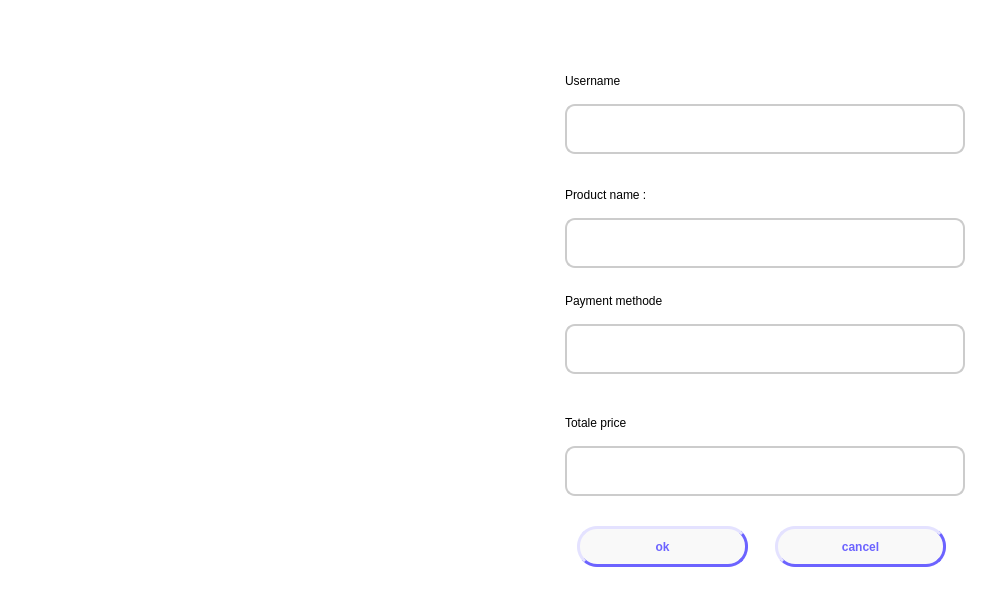
<?xml version="1.0" encoding="UTF-8"?>
<ui version="4.0">
 <class>transaction_window</class>
 <widget class="QMainWindow" name="transaction_window">
  <property name="geometry">
   <rect>
    <x>0</x>
    <y>0</y>
    <width>997</width>
    <height>615</height>
   </rect>
  </property>
  <property name="windowTitle">
   <string>MainWindow</string>
  </property>
  <property name="styleSheet">
   <string notr="true">background-color:white;</string>
  </property>
  <widget class="QWidget" name="centralwidget">
   <layout class="QGridLayout" name="gridLayout_2">
    <item row="0" column="0">
     <layout class="QHBoxLayout" name="horizontalLayout_3">
      <item>
       <widget class="QLabel" name="label">
        <property name="minimumSize">
         <size>
          <width>541</width>
          <height>451</height>
         </size>
        </property>
        <property name="maximumSize">
         <size>
          <width>541</width>
          <height>451</height>
         </size>
        </property>
        <property name="text">
         <string/>
        </property>
        <property name="pixmap">
         <pixmap resource="../qrc/qrc_main.qrc">:/transaction/undraw_Happy_announcement_re_tsm0.png</pixmap>
        </property>
        <property name="scaledContents">
         <bool>true</bool>
        </property>
       </widget>
      </item>
      <item>
       <layout class="QVBoxLayout" name="verticalLayout_2">
        <item>
         <layout class="QGridLayout" name="gridLayout">
          <item row="0" column="0">
           <layout class="QVBoxLayout" name="verticalLayout">
            <item>
             <widget class="QWidget" name="verticalWidget_4" native="true">
              <property name="minimumSize">
               <size>
                <width>411</width>
                <height>108</height>
               </size>
              </property>
              <property name="maximumSize">
               <size>
                <width>411</width>
                <height>108</height>
               </size>
              </property>
              <layout class="QVBoxLayout" name="verticalLayout_4">
               <item>
                <widget class="QLabel" name="label_7">
                 <property name="minimumSize">
                  <size>
                   <width>161</width>
                   <height>50</height>
                  </size>
                 </property>
                 <property name="maximumSize">
                  <size>
                   <width>161</width>
                   <height>50</height>
                  </size>
                 </property>
                 <property name="styleSheet">
                  <string notr="true">
	font: 12pt &quot;Eras Medium ITC&quot;;</string>
                 </property>
                 <property name="text">
                  <string>Username</string>
                 </property>
                </widget>
               </item>
               <item>
                <widget class="QTextBrowser" name="username">
                 <property name="minimumSize">
                  <size>
                   <width>400</width>
                   <height>50</height>
                  </size>
                 </property>
                 <property name="maximumSize">
                  <size>
                   <width>400</width>
                   <height>50</height>
                  </size>
                 </property>
                 <property name="autoFillBackground">
                  <bool>false</bool>
                 </property>
                 <property name="styleSheet">
                  <string notr="true">
	padding-left:10px;
	background-color:white;
	font: 12pt &quot;Eras Medium ITC&quot;;
	color:2f2e41;
	border-style: solid;
	border-width: 2px;
	border-radius: 10px;
	border-color:#cccccc;


    border-style:solid;
</string>
                 </property>
                 <property name="inputMethodHints">
                  <set>Qt::ImhNone</set>
                 </property>
                 <property name="lineWidth">
                  <number>1</number>
                 </property>
                 <property name="autoFormatting">
                  <set>QTextEdit::AutoBulletList</set>
                 </property>
                 <property name="tabChangesFocus">
                  <bool>false</bool>
                 </property>
                 <property name="lineWrapMode">
                  <enum>QTextEdit::WidgetWidth</enum>
                 </property>
                 <property name="lineWrapColumnOrWidth">
                  <number>0</number>
                 </property>
                 <property name="markdown">
                  <string/>
                 </property>
                 <property name="html">
                  <string>&lt;!DOCTYPE HTML PUBLIC &quot;-//W3C//DTD HTML 4.0//EN&quot; &quot;http://www.w3.org/TR/REC-html40/strict.dtd&quot;&gt;
&lt;html&gt;&lt;head&gt;&lt;meta name=&quot;qrichtext&quot; content=&quot;1&quot; /&gt;&lt;style type=&quot;text/css&quot;&gt;
p, li { white-space: pre-wrap; }
&lt;/style&gt;&lt;/head&gt;&lt;body style=&quot; font-family:'Eras Medium ITC'; font-size:12pt; font-weight:400; font-style:normal;&quot;&gt;
&lt;p style=&quot;-qt-paragraph-type:empty; margin-top:8px; margin-bottom:8px; margin-left:0px; margin-right:0px; -qt-block-indent:0; text-indent:0px;&quot;&gt;&lt;br /&gt;&lt;/p&gt;&lt;/body&gt;&lt;/html&gt;</string>
                 </property>
                </widget>
               </item>
              </layout>
             </widget>
            </item>
            <item>
             <widget class="QWidget" name="verticalWidget_5" native="true">
              <property name="minimumSize">
               <size>
                <width>411</width>
                <height>108</height>
               </size>
              </property>
              <property name="maximumSize">
               <size>
                <width>411</width>
                <height>108</height>
               </size>
              </property>
              <layout class="QVBoxLayout" name="verticalLayout_5">
               <item>
                <widget class="QLabel" name="label_8">
                 <property name="minimumSize">
                  <size>
                   <width>161</width>
                   <height>50</height>
                  </size>
                 </property>
                 <property name="maximumSize">
                  <size>
                   <width>161</width>
                   <height>50</height>
                  </size>
                 </property>
                 <property name="styleSheet">
                  <string notr="true">
	font: 12pt &quot;Eras Medium ITC&quot;;</string>
                 </property>
                 <property name="text">
                  <string>Product name :</string>
                 </property>
                </widget>
               </item>
               <item>
                <widget class="QTextBrowser" name="Product_name">
                 <property name="minimumSize">
                  <size>
                   <width>400</width>
                   <height>50</height>
                  </size>
                 </property>
                 <property name="maximumSize">
                  <size>
                   <width>400</width>
                   <height>50</height>
                  </size>
                 </property>
                 <property name="autoFillBackground">
                  <bool>false</bool>
                 </property>
                 <property name="styleSheet">
                  <string notr="true">
	padding-left:10px;
	background-color:white;
	font: 12pt &quot;Eras Medium ITC&quot;;
	color:2f2e41;
	border-style: solid;
	border-width: 2px;
	border-radius: 10px;
	border-color:#cccccc;


    border-style:solid;
</string>
                 </property>
                 <property name="inputMethodHints">
                  <set>Qt::ImhNone</set>
                 </property>
                 <property name="lineWidth">
                  <number>1</number>
                 </property>
                 <property name="autoFormatting">
                  <set>QTextEdit::AutoBulletList</set>
                 </property>
                 <property name="tabChangesFocus">
                  <bool>false</bool>
                 </property>
                 <property name="lineWrapMode">
                  <enum>QTextEdit::WidgetWidth</enum>
                 </property>
                 <property name="lineWrapColumnOrWidth">
                  <number>0</number>
                 </property>
                 <property name="markdown">
                  <string/>
                 </property>
                 <property name="html">
                  <string>&lt;!DOCTYPE HTML PUBLIC &quot;-//W3C//DTD HTML 4.0//EN&quot; &quot;http://www.w3.org/TR/REC-html40/strict.dtd&quot;&gt;
&lt;html&gt;&lt;head&gt;&lt;meta name=&quot;qrichtext&quot; content=&quot;1&quot; /&gt;&lt;style type=&quot;text/css&quot;&gt;
p, li { white-space: pre-wrap; }
&lt;/style&gt;&lt;/head&gt;&lt;body style=&quot; font-family:'Eras Medium ITC'; font-size:12pt; font-weight:400; font-style:normal;&quot;&gt;
&lt;p style=&quot;-qt-paragraph-type:empty; margin-top:8px; margin-bottom:8px; margin-left:0px; margin-right:0px; -qt-block-indent:0; text-indent:0px;&quot;&gt;&lt;br /&gt;&lt;/p&gt;&lt;/body&gt;&lt;/html&gt;</string>
                 </property>
                </widget>
               </item>
              </layout>
             </widget>
            </item>
            <item>
             <widget class="QWidget" name="verticalWidget_7" native="true">
              <property name="minimumSize">
               <size>
                <width>411</width>
                <height>108</height>
               </size>
              </property>
              <property name="maximumSize">
               <size>
                <width>411</width>
                <height>108</height>
               </size>
              </property>
              <layout class="QVBoxLayout" name="verticalLayout_7">
               <item>
                <widget class="QLabel" name="label_10">
                 <property name="minimumSize">
                  <size>
                   <width>393</width>
                   <height>34</height>
                  </size>
                 </property>
                 <property name="maximumSize">
                  <size>
                   <width>393</width>
                   <height>34</height>
                  </size>
                 </property>
                 <property name="styleSheet">
                  <string notr="true">
	font: 12pt &quot;Eras Medium ITC&quot;;</string>
                 </property>
                 <property name="text">
                  <string>Payment methode</string>
                 </property>
                </widget>
               </item>
               <item>
                <widget class="QTextBrowser" name="payment_methode">
                 <property name="minimumSize">
                  <size>
                   <width>400</width>
                   <height>50</height>
                  </size>
                 </property>
                 <property name="maximumSize">
                  <size>
                   <width>400</width>
                   <height>50</height>
                  </size>
                 </property>
                 <property name="autoFillBackground">
                  <bool>false</bool>
                 </property>
                 <property name="styleSheet">
                  <string notr="true">
	padding-left:10px;
	background-color:white;
	font: 12pt &quot;Eras Medium ITC&quot;;
	color:2f2e41;
	border-style: solid;
	border-width: 2px;
	border-radius: 10px;
	border-color:#cccccc;


    border-style:solid;
</string>
                 </property>
                 <property name="inputMethodHints">
                  <set>Qt::ImhNone</set>
                 </property>
                 <property name="lineWidth">
                  <number>1</number>
                 </property>
                 <property name="autoFormatting">
                  <set>QTextEdit::AutoBulletList</set>
                 </property>
                 <property name="tabChangesFocus">
                  <bool>false</bool>
                 </property>
                 <property name="lineWrapMode">
                  <enum>QTextEdit::WidgetWidth</enum>
                 </property>
                 <property name="lineWrapColumnOrWidth">
                  <number>0</number>
                 </property>
                 <property name="markdown">
                  <string/>
                 </property>
                 <property name="html">
                  <string>&lt;!DOCTYPE HTML PUBLIC &quot;-//W3C//DTD HTML 4.0//EN&quot; &quot;http://www.w3.org/TR/REC-html40/strict.dtd&quot;&gt;
&lt;html&gt;&lt;head&gt;&lt;meta name=&quot;qrichtext&quot; content=&quot;1&quot; /&gt;&lt;style type=&quot;text/css&quot;&gt;
p, li { white-space: pre-wrap; }
&lt;/style&gt;&lt;/head&gt;&lt;body style=&quot; font-family:'Eras Medium ITC'; font-size:12pt; font-weight:400; font-style:normal;&quot;&gt;
&lt;p style=&quot;-qt-paragraph-type:empty; margin-top:8px; margin-bottom:8px; margin-left:0px; margin-right:0px; -qt-block-indent:0; text-indent:0px;&quot;&gt;&lt;br /&gt;&lt;/p&gt;&lt;/body&gt;&lt;/html&gt;</string>
                 </property>
                </widget>
               </item>
              </layout>
             </widget>
            </item>
            <item>
             <widget class="QWidget" name="verticalWidget_6" native="true">
              <property name="minimumSize">
               <size>
                <width>411</width>
                <height>108</height>
               </size>
              </property>
              <property name="maximumSize">
               <size>
                <width>411</width>
                <height>108</height>
               </size>
              </property>
              <layout class="QVBoxLayout" name="verticalLayout_6">
               <item>
                <widget class="QLabel" name="label_9">
                 <property name="minimumSize">
                  <size>
                   <width>161</width>
                   <height>50</height>
                  </size>
                 </property>
                 <property name="maximumSize">
                  <size>
                   <width>161</width>
                   <height>50</height>
                  </size>
                 </property>
                 <property name="styleSheet">
                  <string notr="true">
	font: 12pt &quot;Eras Medium ITC&quot;;</string>
                 </property>
                 <property name="text">
                  <string>Totale price</string>
                 </property>
                </widget>
               </item>
               <item>
                <widget class="QTextBrowser" name="total_price">
                 <property name="minimumSize">
                  <size>
                   <width>400</width>
                   <height>50</height>
                  </size>
                 </property>
                 <property name="maximumSize">
                  <size>
                   <width>400</width>
                   <height>50</height>
                  </size>
                 </property>
                 <property name="autoFillBackground">
                  <bool>false</bool>
                 </property>
                 <property name="styleSheet">
                  <string notr="true">
	padding-left:10px;
	background-color:white;
	font: 12pt &quot;Eras Medium ITC&quot;;
	color:2f2e41;
	border-style: solid;
	border-width: 2px;
	border-radius: 10px;
	border-color:#cccccc;


    border-style:solid;
</string>
                 </property>
                 <property name="inputMethodHints">
                  <set>Qt::ImhNone</set>
                 </property>
                 <property name="lineWidth">
                  <number>1</number>
                 </property>
                 <property name="autoFormatting">
                  <set>QTextEdit::AutoBulletList</set>
                 </property>
                 <property name="tabChangesFocus">
                  <bool>false</bool>
                 </property>
                 <property name="lineWrapMode">
                  <enum>QTextEdit::WidgetWidth</enum>
                 </property>
                 <property name="lineWrapColumnOrWidth">
                  <number>0</number>
                 </property>
                 <property name="markdown">
                  <string/>
                 </property>
                 <property name="html">
                  <string>&lt;!DOCTYPE HTML PUBLIC &quot;-//W3C//DTD HTML 4.0//EN&quot; &quot;http://www.w3.org/TR/REC-html40/strict.dtd&quot;&gt;
&lt;html&gt;&lt;head&gt;&lt;meta name=&quot;qrichtext&quot; content=&quot;1&quot; /&gt;&lt;style type=&quot;text/css&quot;&gt;
p, li { white-space: pre-wrap; }
&lt;/style&gt;&lt;/head&gt;&lt;body style=&quot; font-family:'Eras Medium ITC'; font-size:12pt; font-weight:400; font-style:normal;&quot;&gt;
&lt;p style=&quot;-qt-paragraph-type:empty; margin-top:8px; margin-bottom:8px; margin-left:0px; margin-right:0px; -qt-block-indent:0; text-indent:0px;&quot;&gt;&lt;br /&gt;&lt;/p&gt;&lt;/body&gt;&lt;/html&gt;</string>
                 </property>
                </widget>
               </item>
              </layout>
             </widget>
            </item>
           </layout>
          </item>
          <item row="2" column="0">
           <layout class="QHBoxLayout" name="horizontalLayout">
            <item>
             <widget class="QPushButton" name="ok">
              <property name="minimumSize">
               <size>
                <width>171</width>
                <height>41</height>
               </size>
              </property>
              <property name="maximumSize">
               <size>
                <width>171</width>
                <height>41</height>
               </size>
              </property>
              <property name="styleSheet">
               <string notr="true">QPushButton {
	background-color:#f9f9f9;
	font: 10pt &quot;Eras Medium ITC&quot;;
	color:#6c63ff;
	border-style: outset;
	border-width: 3px;
	border-radius: 20px;
	font-weight:bold;
	border-color:#6c63ff;

	}

QPushButton:hover {
	background-color:#6c63ff;
	color:#f9f9f9;
	border-color:#6c63ff;
    border-style:solide;
	font-weight:bold;
}</string>
              </property>
              <property name="text">
               <string>ok</string>
              </property>
             </widget>
            </item>
            <item>
             <widget class="QPushButton" name="cancel">
              <property name="minimumSize">
               <size>
                <width>171</width>
                <height>41</height>
               </size>
              </property>
              <property name="maximumSize">
               <size>
                <width>171</width>
                <height>41</height>
               </size>
              </property>
              <property name="styleSheet">
               <string notr="true">QPushButton {
	background-color:#f9f9f9;
	font: 10pt &quot;Eras Medium ITC&quot;;
	color:#6c63ff;
	border-style: outset;
	border-width: 3px;
	border-radius: 20px;
	font-weight:bold;
	border-color:#6c63ff;

	}

QPushButton:hover {
	background-color:#6c63ff;
	color:#f9f9f9;
	border-color:#6c63ff;
    border-style:solide;
	font-weight:bold;
}</string>
              </property>
              <property name="text">
               <string>cancel</string>
              </property>
             </widget>
            </item>
           </layout>
          </item>
          <item row="1" column="0">
           <spacer name="verticalSpacer_2">
            <property name="orientation">
             <enum>Qt::Vertical</enum>
            </property>
            <property name="sizeType">
             <enum>QSizePolicy::Fixed</enum>
            </property>
            <property name="sizeHint" stdset="0">
             <size>
              <width>20</width>
              <height>23</height>
             </size>
            </property>
           </spacer>
          </item>
         </layout>
        </item>
       </layout>
      </item>
     </layout>
    </item>
    <item row="0" column="1">
     <spacer name="horizontalSpacer">
      <property name="orientation">
       <enum>Qt::Horizontal</enum>
      </property>
      <property name="sizeHint" stdset="0">
       <size>
        <width>40</width>
        <height>20</height>
       </size>
      </property>
     </spacer>
    </item>
   </layout>
  </widget>
 </widget>
 <resources>
  <include location="../qrc/qrc_main.qrc"/>
 </resources>
 <connections/>
</ui>
